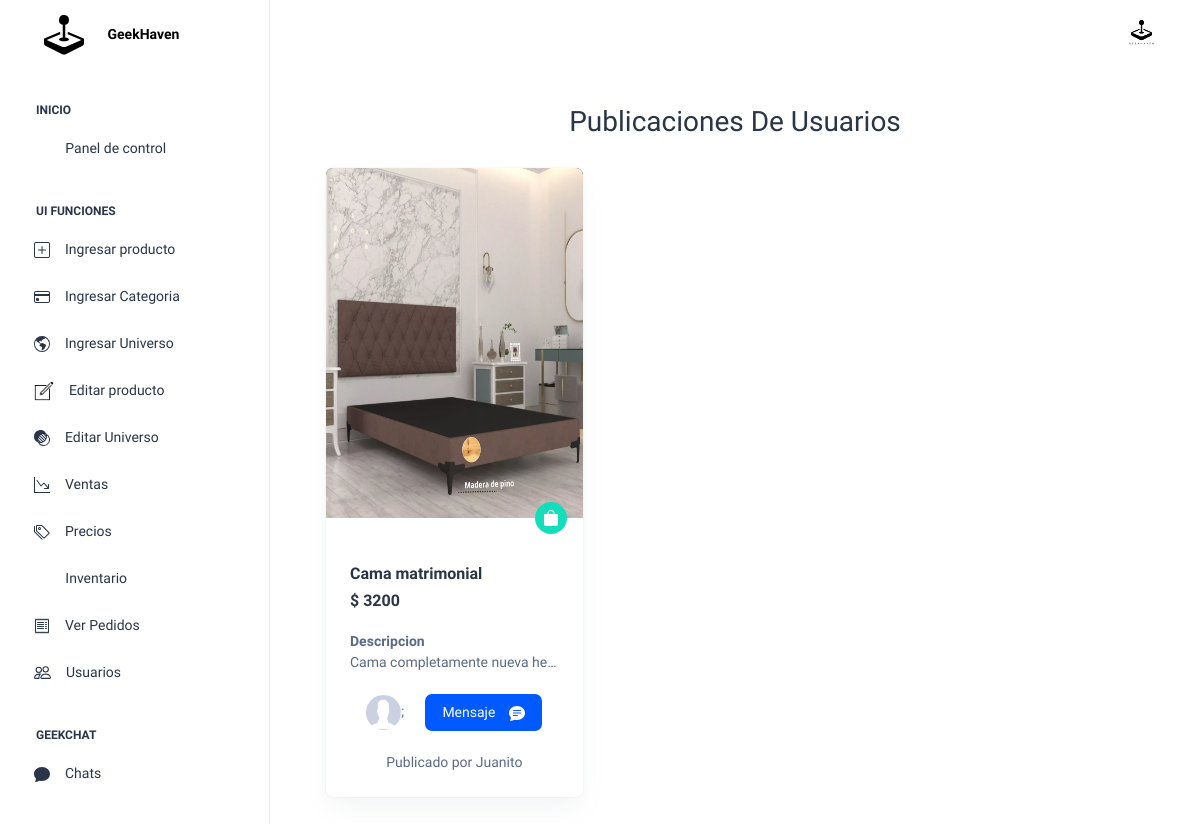
The app's page /templates/mensajeria/admin_chat/index.php with its own data.
### tables this page shows
CREATE TABLE `usuarios` (
  `id_usuario` int(11) NOT NULL,
  `telefono` varchar(10) DEFAULT NULL,
  `contrasena` varchar(1000) DEFAULT NULL,
  `id_persona` int(11) DEFAULT NULL,
  `codigo_reset_passwd` int(11) DEFAULT NULL,
  `estado` int(11) DEFAULT NULL,
  `tipo_usuario` int(11) DEFAULT NULL,
  `reputacion` int(11) DEFAULT NULL,
  `imagen` varchar(1000) DEFAULT NULL
);

CREATE TABLE `img_pub_trq` (
  `id` int(11) NOT NULL,
  `id_publicacion` int(11) DEFAULT NULL,
  `nombre_imagen` varchar(500) DEFAULT NULL
);

CREATE TABLE `pub_trq` (
  `id_pub` int(11) NOT NULL,
  `id_usuario` int(11) DEFAULT NULL,
  `precio` double DEFAULT NULL,
  `descripcion` varchar(500) DEFAULT NULL,
  `estado` varchar(45) DEFAULT NULL,
  `estatus` int(11) DEFAULT NULL,
  `titulo` varchar(50) DEFAULT NULL,
  `id_conversacion` int(11) DEFAULT NULL
);

CREATE TABLE `personas` (
  `id_persona` int(11) NOT NULL,
  `nombre` varchar(30) DEFAULT NULL,
  `apellido` varchar(30) DEFAULT NULL,
  `info` varchar(50) DEFAULT NULL,
  `correo` varchar(100) DEFAULT NULL
);

### src/data/Database.php (called while the page is built, shortened)
<?php
class Database
{
    private $servername = "localhost";
    private $username = "root";
    private $password = "";
    private $dbname = "geekhaven";
    private $conn;
    public function __construct()
    {
        try {
            $this->conn = new PDO("mysql:host=$this->servername;dbname=$this->dbname", $this->username, $this->password);
            $this->conn->setAttribute(PDO::ATTR_ERRMODE, PDO::ERRMODE_EXCEPTION);
            $this->conn->exec("set names utf8");
        } catch (PDOException $e) {
            echo "Error en la conexión: " . $e->getMessage();
        }
    }
    public function ejecutarConsulta($sql, $params = [])
    {
        try {
            $stmt = $this->conn->prepare($sql);
            $stmt->execute($params);
            return $stmt;
        } catch (PDOException $e) {
            echo "Error en la consulta: " . $e->getMessage();
            return null;
        }
    }
    public function seleccionarDatos($sql, $params = [])
    {
        $stmt = $this->ejecutarConsulta($sql, $params);
        if ($stmt) {
            return $stmt->fetchAll(PDO::FETCH_ASSOC);
        } else {
            return null;
        }
    }
}
?>

### templates/mensajeria/admin_chat/index.php (the view, shortened to what this page needs)
<?php
$db = new Database();
$sql = "SELECT * from pub_trq inner JOIN usuarios on pub_trq.id_usuario=usuarios.id_usuario;";
$res=$db->seleccionarDatos($sql);
?>
<!doctype html>
<html lang="en">
<head>
  <link rel="stylesheet" href="/geekhaven/src/views/admin/assets/css/styles.min.css" />
</head>
<body>
<?php include($_SERVER['DOCUMENT_ROOT'] . '/geekhaven/src/views/admin/html/navbar.php'); ?>
   <div class="container-fluid">
        <div class="container-fluid">
          <div class="" style="padding:20px">
       <center>  <h2>Publicaciones De Usuarios</h2></center>
       <br>
                    <div class="scroll-appear">
                    <div class="row">
                    <?php
                    foreach($res as $res){
                    ?>
            <div class="col-sm-6 col-xl-4">
                    <div class="card overflow-hidden rounded-2" style=" height:100%">
                      <center>
                      <div class="position-relative" style="height:100%">
<div id="productCarousel" class="carousel slide" data-bs-ride="carousel" data-bs-interval="3000" style=" height:100%">
    <div class="carousel-inner" style=" height:100%">
    <?php
$sql="SELECT * from img_pub_trq where img_pub_trq.id_publicacion=$res[id_pub]";
$imagenes_por_publicacion=$db->seleccionarDatos($sql);
foreach($imagenes_por_publicacion as $imagenes_por_publicacion){
$imagenes=$imagenes_por_publicacion['nombre_imagen']
    ?>
        <div class="carousel-item active" >
                <img src="/geekhaven/src/views/user/img_pub_trq/<?php echo $imagenes ;?>" class="d-block w-100"  height="350px" alt="...">
        </div>
        <?php
      }
    ?>
</div>
</div>
<a href="javascript:void(0)" class="bg-success rounded-circle p-2 text-white d-inline-flex position-absolute bottom-0 end-0 mb-n3 me-3" data-bs-toggle="tooltip" data-bs-placement="top" data-bs-title="Add To Cart">
<svg xmlns="http://www.w3.org/2000/svg" width="16" height="16" fill="currentColor" class="bi bi-bag-fill" viewBox="0 0 16 16">
<path d="M8 1a2.5 2.5 0 0 1 2.5 2.5V4h-5v-.5A2.5 2.5 0 0 1 8 1zm3.5 3v-.5a3.5 3.5 0 1 0-7 0V4H1v10a2 2 0 0 0 2 2h10a2 2 0 0 0 2-2V4h-3.5z"/>
</svg>
</a>
</div>
                      </center>
                    <div class="card-body pt-3 p-4" style="display: flex; flex-direction: column; justify-content: flex-end;">
                            <div style="width:100%;" >
                            <h6 class="fw-semibold fs-4 text-truncate"> <?php echo $res['titulo']?> </h6>
                            </div>
                        <div class="d-flex align-items-center justify-content-between">
                        <h6 class="fw-semibold fs-4 mb-0"><?php echo '$' .' '. $res['precio']; ?></h6>
                        </div>
                        <br>
                        <b>Descripcion</b>
                       <div style="width:100%" class="text-truncate"> <?php echo $res['descripcion']?></div>
                        <br>
<center>
<?php
$id_usuario=$res['id_usuario'];
$sql="select * from usuarios inner join personas on usuarios.id_persona=personas.id_persona where usuarios.id_usuario=$id_usuario";
$dato=$db->seleccionarDatos($sql);
foreach ($dato as $dato){
    $imagen = $dato['imagen'];
    $nombre = $dato['nombre'];
}
echo '<img class="profile-image" style="width:35px; height:35px;border-radius:50%" src="/geekhaven/src/views/user/img_profile/'.$imagen.'" alt="Perfil Chat 1">' ?>;
  &ensp;&ensp; <a href="../conversacion.php?id_pub=<?php echo $res['id_pub'];  ?>&id_usuario=<?php echo $res['id_usuario'];?> &pub_titulo=<?php echo $res['titulo'];?> &num_new_friend=<?php echo $res['telefono']; ?>"><button type="button" class="btn" style="background:#005aff; color:white"> Mensaje &ensp; </button></a>
<br><br>
<span>Publicado por <?php echo $nombre ?></span>
</center>
                    </div>
                    </div>
                    </div>
                    <?php
                    }
                    ?>
                    </div>
                    </div>
          </div>
        </div>
      </div>
    </div>
  </div>

### src/views/admin/html/navbar.php (shortened to what this page needs)
<?php
$sql="SELECT * FROM personas INNER JOIN usuarios on personas.id_persona=usuarios.id_persona WHERE usuarios.tipo_usuario=0 and usuarios.id_usuario=41";
$img_admin=$db->seleccionarDatos($sql);
foreach($img_admin as $img_admin){
$img_ad=$img_admin['imagen'];
}
?>
<div class="page-wrapper" id="main-wrapper" data-layout="vertical" data-navbarbg="skin6" data-sidebartype="full"
    data-sidebar-position="fixed" data-header-position="fixed">
    <aside class="left-sidebar" style="    background: #ffffffde; backdrop-filter: blur(70px);">
      <div>
        <div class="brand-logo d-flex align-items-center justify-content-between">
          <a href="/geekhaven/src/views/admin/index.php" class="text-nowrap logo-img">
            <b style="color: black;">GeekHaven</b>
          </a>
        </div>
        <nav class="sidebar-nav scroll-sidebar" data-simplebar="">
          <ul id="sidebarnav">
            <li class="nav-small-cap">
              <span class="hide-menu">Inicio</span>
            </li>
            <li class="sidebar-item">
              <a class="sidebar-link" href="/geekhaven/src/views/admin/index.php" aria-expanded="false">
                <span>
                  <i class="ti ti-layout-dashboard"></i>
                </span>
                <span class="hide-menu">Panel de control</span>
              </a>
            </li>
            <li class="nav-small-cap">
              <span class="hide-menu">UI Funciones</span>
            </li>
            <li class="sidebar-item">
              <a class="sidebar-link" href="/geekhaven/src/views/admin/html/agregar_producto.php" aria-expanded="false">
                <span>
                </span>
                <span class="hide-menu">Ingresar producto</span>
              </a>
            </li>
            <li class="sidebar-item">
              <a class="sidebar-link" href="/geekhaven/src/views/admin/html/agregarCategoria.php" aria-expanded="false">
                <span>
                </span>
                <span class="hide-menu">Ingresar Categoria</span>
              </a>
            </li>
            <li class="sidebar-item">
              <a class="sidebar-link" href="/geekhaven/src/views/admin/html/agregarUniverso.php" aria-expanded="false">
                <span>
                </span>
                <span class="hide-menu">Ingresar Universo</span>
              </a>
            </li>
            <li class="sidebar-item">
              <a class="sidebar-link" href="/geekhaven/src/views/admin/html/editar_producto.php" aria-expanded="false">
                <span>
                  <img style="width: 20px; height: 20px;">
                </span>
                <span class="hide-menu">Editar producto</span>
              </a>
            </li>
            <li class="sidebar-item">
              <a class="sidebar-link" href="/geekhaven/src/views/admin/html/editUniverso.php" aria-expanded="false">
                <span>
                </span>
                <span class="hide-menu">Editar Universo</span>
              </a>
            </li>
            <li class="sidebar-item">
              <a class="sidebar-link" href="html/ui-card.html" aria-expanded="false">
                <span>
                </span>
                <span class="hide-menu">Ventas</span>
              </a>
            </li>
            <li class="sidebar-item">
              <a class="sidebar-link" href="html/ui-card.html" aria-expanded="false">
                <span>
                </span>
                <span class="hide-menu">Precios</span>
              </a>
            </li>
            <li class="sidebar-item">
              <a class="sidebar-link" href="html/ui-forms.html" aria-expanded="false">
                <span>
                  <i class="ti ti-file-description"></i>
                </span>
                <span class="hide-menu">Inventario</span>
              </a>
            </li>
            <li class="sidebar-item">
              <a class="sidebar-link" href="/geekhaven/src/views/admin/html/listaPedidos.php" aria-expanded="false">
                <span>
                </span>
                <span class="hide-menu">Ver Pedidos</span>
              </a>
            </li>
            <li class="sidebar-item">
              <a class="sidebar-link" href="html/ui-typography.html" aria-expanded="false">
                <span>
                </span>
                <span class="hide-menu">Usuarios</span>
              </a>
            </li>
            <li class="nav-small-cap">
              <span class="hide-menu">GeekChat</span>
            </li>
            <li class="sidebar-item">
              <a class="sidebar-link" href="/geekhaven/templates/mensajeria/index.php" aria-expanded="false">
                <span>
                </span>
                <span class="hide-menu">Chats</span>
              </a>
            </li>
          </ul>
        </nav>
      </div>
    </aside>
    <div class="body-wrapper">
      <header class="app-header" style="    background: #ffffffde;backdrop-filter: blur(70px);">
        <nav class="navbar navbar-expand-lg navbar-light">
          <div class="navbar-collapse justify-content-end px-0" id="navbarNav">
            <ul class="navbar-nav flex-row ms-auto align-items-center justify-content-end">
              <li class="nav-item dropdown">
                <a class="nav-link nav-icon-hover" href="javascript:void(0)" id="drop2" data-bs-toggle="dropdown"
                  aria-expanded="false">
                  <img src="/geekhaven/src/views/admin/html/img_profile/<?php echo $img_ad;?>" alt="" width="35" height="35" class="rounded-circle">
                </a>
              </li>
            </ul>
          </div>
        </nav>
      </header>

### records on screen
usuarios: imagen (picture)
pub_trq: titulo "Cama matrimonial", precio "3200", descripcion "Cama completamente nueva he…", id_usuario.imagen (placeholder picture), personas.nombre "Juanito"
img_pub_trq: nombre_imagen (picture)
